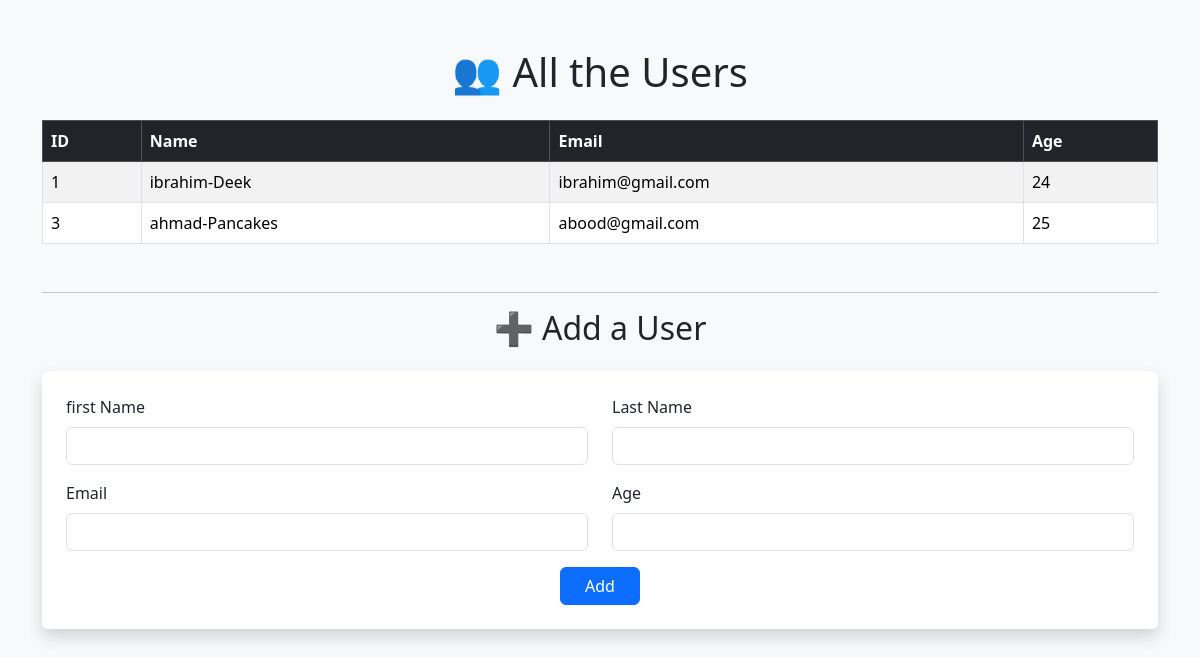
Before: / with the older database file.
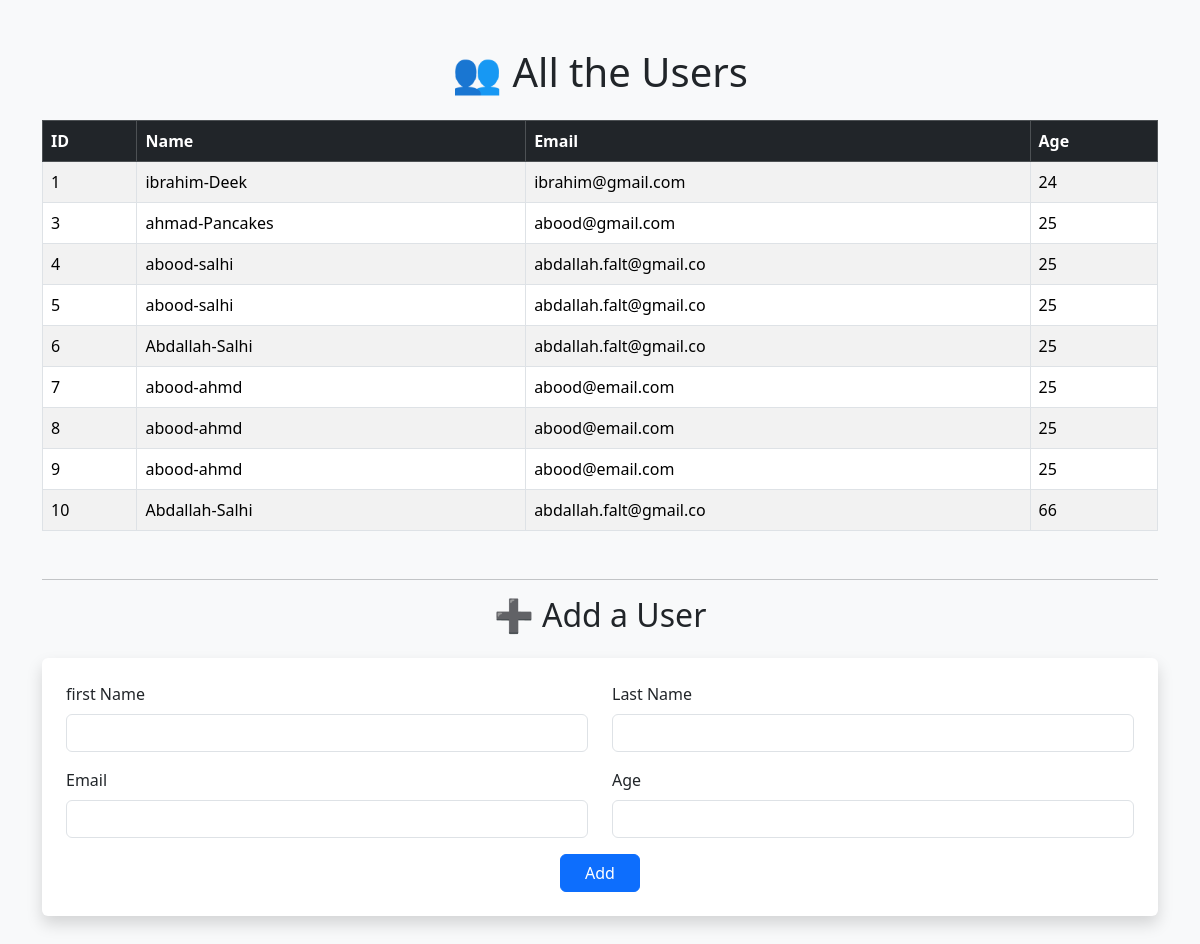
After: the same page with the newer database file.
### users_app/models.py (models this page shows)
class User(models.Model):
    first_name = models.CharField(max_length=255)
    last_name = models.CharField(max_length=255)
    email =models.CharField(max_length=255)
    age=models.IntegerField()
    created_at = models.DateTimeField(auto_now_add=True)
    updated_at = models.DateTimeField(auto_now=True)

### users_app/views.py (the view)
# urls.py: path('', views.index ),
def index(request):
    cntex={
        'user':models.add_user()
    }
    return render(request, 'index.html', cntex)

### users_app/models.py (called while the page is built)
def add_user():
    return User.objects.all()

### users_app/templates/index.html (shortened to what this page needs)
<!DOCTYPE html>
<html lang="en">
<head>
    <link href="https://cdn.jsdelivr.net/npm/bootstrap@5.3.2/dist/css/bootstrap.min.css" rel="stylesheet">
</head>
<body class="bg-light">
    <div class="container py-5">
        <header class="mb-5">
            <h1 class="mb-4 text-center">👥 All the Users</h1>
            <table class="table table-bordered table-hover table-striped">
                <thead class="table-dark">
                    <tr>
                        <th>ID</th>
                        <th>Name</th>
                        <th>Email</th>
                        <th>Age</th>
                    </tr>
                </thead>
                <tbody>
                    {% for users in user %}
                    <tr>
                        <td>{{users.id}}</td>
                        <td>{{users.first_name}}-{{users.last_name}}</td>
                        <td>{{users.email}}</td>
                        <td>{{users.age}}</td>
                    </tr>
                    {% endfor %}
                </tbody>
            </table>
        </header>
        <hr />
        <section>
            <h2 class="mb-4 text-center">➕ Add a User</h2>
            <form class="p-4 bg-white shadow rounded" action="show_user_info" method="post">
                <div class="row mb-3">
                    <div class="col-md-6">
                        <label for="first-name" class="form-label">first Name</label>
                        <input type="text" id="first-name" name="first_name" class="form-control" required>
                    </div>
                    <div class="col-md-6">
                        <label for="last-name" class="form-label">Last Name</label>
                        <input type="text" id="last-name" name="last_name" class="form-control" required>
                    </div>
                </div>
                <div class="row mb-3">
                    <div class="col-md-6">
                        <label for="email" class="form-label">Email</label>
                        <input type="email" id="email" name="email" class="form-control" required>
                    </div>
                    <div class="col-md-6">
                        <label for="age" class="form-label">Age</label>
                        <input type="number" id="age" name="age" class="form-control" min="1" max="100" required>
                    </div>
                </div>
                <div class="text-center">
                    <button type="submit" class="btn btn-primary px-4">Add</button>
                </div>
            </form>
        </section>
    </div>
</body>
</html>

Changed rows visible on the page:
added User: id "4", first_name "abood", last_name "salhi", email "abdallah.falt@gmail.co", age "25"
added User: id "5", first_name "abood", last_name "salhi", email "abdallah.falt@gmail.co", age "25"
added User: id "6", first_name "Abdallah", last_name "Salhi", email "abdallah.falt@gmail.co", age "25"
added User: id "7", first_name "abood", last_name "ahmd", email "abood@email.com", age "25"
added User: id "8", first_name "abood", last_name "ahmd", email "abood@email.com", age "25"
added User: id "9", first_name "abood", last_name "ahmd", email "abood@email.com", age "25"
added User: id "10", first_name "Abdallah", last_name "Salhi", email "abdallah.falt@gmail.co", age "66"
